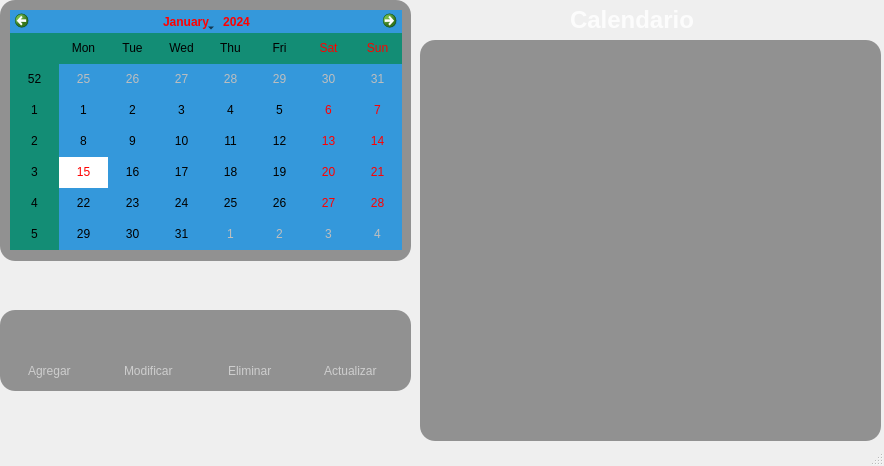
<?xml version="1.0" encoding="UTF-8"?>
<ui version="4.0">
 <class>MainWindow</class>
 <widget class="QMainWindow" name="MainWindow">
  <property name="geometry">
   <rect>
    <x>0</x>
    <y>0</y>
    <width>884</width>
    <height>466</height>
   </rect>
  </property>
  <property name="windowTitle">
   <string>MainWindow</string>
  </property>
  <widget class="QWidget" name="centralwidget">
   <widget class="QLabel" name="label">
    <property name="geometry">
     <rect>
      <x>570</x>
      <y>0</y>
      <width>141</width>
      <height>41</height>
     </rect>
    </property>
    <property name="styleSheet">
     <string notr="true">color:rgba(255, 255, 255, 210);</string>
    </property>
    <property name="text">
     <string>&lt;!DOCTYPE HTML PUBLIC &quot;-//W3C//DTD HTML 4.0//EN&quot; &quot;http://www.w3.org/TR/REC-html40/strict.dtd&quot;&gt;
&lt;html&gt;&lt;head&gt;&lt;meta name=&quot;qrichtext&quot; content=&quot;1&quot; /&gt;&lt;style type=&quot;text/css&quot;&gt;
p, li { white-space: pre-wrap; }
&lt;/style&gt;&lt;/head&gt;&lt;body style=&quot; font-family:'Noto Sans'; font-size:10pt; font-weight:400; font-style:normal;&quot;&gt;
&lt;p style=&quot; margin-top:12px; margin-bottom:12px; margin-left:0px; margin-right:0px; -qt-block-indent:0; text-indent:0px;&quot;&gt;&lt;span style=&quot; font-size:18pt; font-weight:600;&quot;&gt;Calendario&lt;/span&gt;&lt;/p&gt;&lt;/body&gt;&lt;/html&gt;</string>
    </property>
   </widget>
   <widget class="QCalendarWidget" name="Calendario">
    <property name="geometry">
     <rect>
      <x>10</x>
      <y>10</y>
      <width>392</width>
      <height>240</height>
     </rect>
    </property>
    <property name="styleSheet">
     <string notr="true">background-color: rgb(52, 152, 219);
alternate-background-color: rgb(19, 141, 117);
selection-color: rgb(255, 0, 0);
selection-background-color: rgb(255, 255, 255);</string>
    </property>
   </widget>
   <widget class="QLabel" name="label_4">
    <property name="geometry">
     <rect>
      <x>0</x>
      <y>0</y>
      <width>411</width>
      <height>261</height>
     </rect>
    </property>
    <property name="styleSheet">
     <string notr="true">background-color:rgba(0, 0, 0, 100);
border-radius:15px;</string>
    </property>
    <property name="text">
     <string/>
    </property>
   </widget>
   <widget class="QTableWidget" name="Table">
    <property name="geometry">
     <rect>
      <x>420</x>
      <y>40</y>
      <width>461</width>
      <height>401</height>
     </rect>
    </property>
    <property name="styleSheet">
     <string notr="true">background-color:rgba(0, 0, 0, 100);
border-radius:15px;</string>
    </property>
   </widget>
   <widget class="QLabel" name="label_5">
    <property name="geometry">
     <rect>
      <x>0</x>
      <y>310</y>
      <width>411</width>
      <height>81</height>
     </rect>
    </property>
    <property name="styleSheet">
     <string notr="true">background-color:rgba(0, 0, 0, 100);
border-radius:15px;</string>
    </property>
    <property name="text">
     <string/>
    </property>
   </widget>
   <widget class="QPushButton" name="btn_Agregar">
    <property name="geometry">
     <rect>
      <x>30</x>
      <y>310</y>
      <width>41</width>
      <height>51</height>
     </rect>
    </property>
    <property name="text">
     <string/>
    </property>
    <property name="icon">
     <iconset>
      <normaloff>../Imagenes/boton-agregar.png</normaloff>../Imagenes/boton-agregar.png</iconset>
    </property>
    <property name="iconSize">
     <size>
      <width>40</width>
      <height>40</height>
     </size>
    </property>
    <property name="flat">
     <bool>true</bool>
    </property>
   </widget>
   <widget class="QLabel" name="label_6">
    <property name="geometry">
     <rect>
      <x>28</x>
      <y>360</y>
      <width>51</width>
      <height>21</height>
     </rect>
    </property>
    <property name="styleSheet">
     <string notr="true">color:rgba(255, 255, 255, 140);</string>
    </property>
    <property name="text">
     <string>Agregar</string>
    </property>
   </widget>
   <widget class="QPushButton" name="btn_Modificar">
    <property name="geometry">
     <rect>
      <x>130</x>
      <y>310</y>
      <width>41</width>
      <height>51</height>
     </rect>
    </property>
    <property name="text">
     <string/>
    </property>
    <property name="icon">
     <iconset>
      <normaloff>../Imagenes/escribir.png</normaloff>../Imagenes/escribir.png</iconset>
    </property>
    <property name="iconSize">
     <size>
      <width>40</width>
      <height>40</height>
     </size>
    </property>
    <property name="flat">
     <bool>true</bool>
    </property>
   </widget>
   <widget class="QLabel" name="label_7">
    <property name="geometry">
     <rect>
      <x>124</x>
      <y>360</y>
      <width>51</width>
      <height>21</height>
     </rect>
    </property>
    <property name="styleSheet">
     <string notr="true">color:rgba(255, 255, 255, 140);</string>
    </property>
    <property name="text">
     <string>Modificar</string>
    </property>
   </widget>
   <widget class="QPushButton" name="btn_Eliminar">
    <property name="geometry">
     <rect>
      <x>230</x>
      <y>310</y>
      <width>41</width>
      <height>51</height>
     </rect>
    </property>
    <property name="text">
     <string/>
    </property>
    <property name="icon">
     <iconset>
      <normaloff>../Imagenes/sustraccion.png</normaloff>../Imagenes/sustraccion.png</iconset>
    </property>
    <property name="iconSize">
     <size>
      <width>40</width>
      <height>40</height>
     </size>
    </property>
    <property name="flat">
     <bool>true</bool>
    </property>
   </widget>
   <widget class="QLabel" name="label_8">
    <property name="geometry">
     <rect>
      <x>228</x>
      <y>360</y>
      <width>51</width>
      <height>21</height>
     </rect>
    </property>
    <property name="styleSheet">
     <string notr="true">color:rgba(255, 255, 255, 140);</string>
    </property>
    <property name="text">
     <string>Eliminar</string>
    </property>
   </widget>
   <widget class="QLabel" name="label_9">
    <property name="geometry">
     <rect>
      <x>200</x>
      <y>-10</y>
      <width>491</width>
      <height>451</height>
     </rect>
    </property>
    <property name="styleSheet">
     <string notr="true">background-image: url(:/Imagens/lobo.png);</string>
    </property>
    <property name="text">
     <string/>
    </property>
   </widget>
   <widget class="QPushButton" name="btn_Actualizar">
    <property name="geometry">
     <rect>
      <x>330</x>
      <y>310</y>
      <width>41</width>
      <height>51</height>
     </rect>
    </property>
    <property name="text">
     <string/>
    </property>
    <property name="icon">
     <iconset>
      <normaloff>../Imagenes/actualizar-flecha.png</normaloff>../Imagenes/actualizar-flecha.png</iconset>
    </property>
    <property name="iconSize">
     <size>
      <width>40</width>
      <height>40</height>
     </size>
    </property>
    <property name="flat">
     <bool>true</bool>
    </property>
   </widget>
   <widget class="QLabel" name="label_10">
    <property name="geometry">
     <rect>
      <x>324</x>
      <y>360</y>
      <width>61</width>
      <height>21</height>
     </rect>
    </property>
    <property name="styleSheet">
     <string notr="true">color:rgba(255, 255, 255, 140);</string>
    </property>
    <property name="text">
     <string>Actualizar</string>
    </property>
   </widget>
   <zorder>label_9</zorder>
   <zorder>label_4</zorder>
   <zorder>label</zorder>
   <zorder>Calendario</zorder>
   <zorder>Table</zorder>
   <zorder>label_5</zorder>
   <zorder>btn_Agregar</zorder>
   <zorder>label_6</zorder>
   <zorder>btn_Modificar</zorder>
   <zorder>label_7</zorder>
   <zorder>btn_Eliminar</zorder>
   <zorder>label_8</zorder>
   <zorder>btn_Actualizar</zorder>
   <zorder>label_10</zorder>
  </widget>
  <widget class="QStatusBar" name="statusbar"/>
 </widget>
 <resources>
  <include location="../Imagenes/Imagens.qrc"/>
 </resources>
 <connections/>
</ui>
